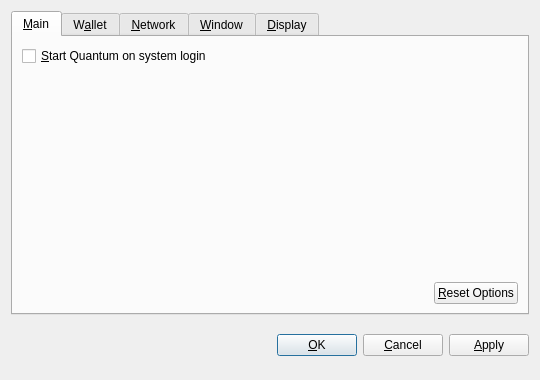
<?xml version="1.0" encoding="UTF-8"?>
<ui version="4.0">
 <class>OptionsDialog</class>
 <widget class="QDialog" name="OptionsDialog">
  <property name="geometry">
   <rect>
    <x>0</x>
    <y>0</y>
    <width>540</width>
    <height>380</height>
   </rect>
  </property>
  <property name="windowTitle">
   <string>Options</string>
  </property>
  <property name="modal">
   <bool>true</bool>
  </property>
  <layout class="QVBoxLayout" name="verticalLayout">
   <item>
    <widget class="QTabWidget" name="tabWidget">
     <property name="tabPosition">
      <enum>QTabWidget::North</enum>
     </property>
     <property name="currentIndex">
      <number>0</number>
     </property>
     <widget class="QWidget" name="tabMain">
      <attribute name="title">
       <string>&amp;Main</string>
      </attribute>
      <layout class="QVBoxLayout" name="verticalLayout_Main">
       <item>
        <widget class="QCheckBox" name="bitcoinAtStartup">
         <property name="toolTip">
          <string>Automatically start Quantum after logging in to the system.</string>
         </property>
         <property name="text">
          <string>&amp;Start Quantum on system login</string>
         </property>
        </widget>
       </item>
       <item>
        <spacer name="verticalSpacer_Main">
         <property name="orientation">
          <enum>Qt::Vertical</enum>
         </property>
         <property name="sizeHint" stdset="0">
          <size>
           <width>20</width>
           <height>40</height>
          </size>
         </property>
        </spacer>
       </item>
       <item>
        <layout class="QHBoxLayout" name="horizontalLayout_2_Main">
         <item>
          <spacer name="horizontalSpacer_2_Main">
           <property name="orientation">
            <enum>Qt::Horizontal</enum>
           </property>
           <property name="sizeHint" stdset="0">
            <size>
             <width>40</width>
             <height>20</height>
            </size>
           </property>
          </spacer>
         </item>
         <item>
          <widget class="QPushButton" name="resetButton">
           <property name="toolTip">
            <string>Reset all client options to default.</string>
           </property>
           <property name="text">
            <string>&amp;Reset Options</string>
           </property>
           <property name="autoDefault">
            <bool>false</bool>
           </property>
          </widget>
         </item>
        </layout>
       </item>
      </layout>
     </widget>
     <widget class="QWidget" name="tabWallet">
      <attribute name="title">
       <string>W&amp;allet</string>
      </attribute>
      <layout class="QVBoxLayout" name="verticalLayout_Network">
       <item>
        <widget class="QLabel" name="transactionFeeInfoLabel">
         <property name="text">
          <string>Optional transaction fee per kB that helps make sure your transactions are processed quickly. Most transactions are 1 kB.</string>
         </property>
         <property name="textFormat">
          <enum>Qt::PlainText</enum>
         </property>
         <property name="wordWrap">
          <bool>true</bool>
         </property>
        </widget>
       </item>
       <item>
        <layout class="QHBoxLayout" name="horizontalLayout_1_Main">
         <item>
          <widget class="QLabel" name="transactionFeeLabel">
           <property name="text">
            <string>Pay transaction &amp;fee</string>
           </property>
           <property name="textFormat">
            <enum>Qt::PlainText</enum>
           </property>
           <property name="buddy">
            <cstring>transactionFee</cstring>
           </property>
          </widget>
         </item>
         <item>
          <widget class="BitcoinAmountField" name="transactionFee"/>
         </item>
         <item>
          <spacer name="horizontalSpacer_1_Main">
           <property name="orientation">
            <enum>Qt::Horizontal</enum>
           </property>
           <property name="sizeHint" stdset="0">
            <size>
             <width>40</width>
             <height>20</height>
            </size>
           </property>
          </spacer>
         </item>
        </layout>
       </item>
       <item>
        <widget class="QLabel" name="label">
         <property name="text">
          <string>If you disable the spending of unconfirmed change, the change from a transaction cannot be used until that transaction has at least one confirmation. This also affects how your balance is computed.</string>
         </property>
         <property name="wordWrap">
          <bool>true</bool>
         </property>
        </widget>
       </item>
       <item>
        <widget class="QCheckBox" name="spendZeroConfChange">
         <property name="text">
          <string>Spend unconfirmed change  (experts only)</string>
         </property>
        </widget>
       </item>
       <item>
        <spacer name="verticalSpacer">
         <property name="orientation">
          <enum>Qt::Vertical</enum>
         </property>
         <property name="sizeHint" stdset="0">
          <size>
           <width>20</width>
           <height>40</height>
          </size>
         </property>
        </spacer>
       </item>
      </layout>
     </widget>
     <widget class="QWidget" name="tabNetwork">
      <attribute name="title">
       <string>&amp;Network</string>
      </attribute>
      <layout class="QVBoxLayout" name="verticalLayout_Network">
       <item>
        <widget class="QCheckBox" name="mapPortUpnp">
         <property name="toolTip">
          <string>Automatically open the Quantum client port on the router. This only works when your router supports UPnP and it is enabled.</string>
         </property>
         <property name="text">
          <string>Map port using &amp;UPnP</string>
         </property>
        </widget>
       </item>
       <item>
        <widget class="QCheckBox" name="connectSocks">
         <property name="toolTip">
          <string>Connect to the Quantum network through a SOCKS proxy (e.g. when connecting through Tor).</string>
         </property>
         <property name="text">
          <string>&amp;Connect through SOCKS proxy:</string>
         </property>
        </widget>
       </item>
       <item>
        <layout class="QHBoxLayout" name="horizontalLayout_Network">
         <item>
          <widget class="QLabel" name="proxyIpLabel">
           <property name="text">
            <string>Proxy &amp;IP:</string>
           </property>
           <property name="textFormat">
            <enum>Qt::PlainText</enum>
           </property>
           <property name="buddy">
            <cstring>proxyIp</cstring>
           </property>
          </widget>
         </item>
         <item>
          <widget class="QValidatedLineEdit" name="proxyIp">
           <property name="maximumSize">
            <size>
             <width>140</width>
             <height>16777215</height>
            </size>
           </property>
           <property name="toolTip">
            <string>IP address of the proxy (e.g. 127.0.0.1)</string>
           </property>
          </widget>
         </item>
         <item>
          <widget class="QLabel" name="proxyPortLabel">
           <property name="text">
            <string>&amp;Port:</string>
           </property>
           <property name="textFormat">
            <enum>Qt::PlainText</enum>
           </property>
           <property name="buddy">
            <cstring>proxyPort</cstring>
           </property>
          </widget>
         </item>
         <item>
          <widget class="QLineEdit" name="proxyPort">
           <property name="maximumSize">
            <size>
             <width>55</width>
             <height>16777215</height>
            </size>
           </property>
           <property name="toolTip">
            <string>Port of the proxy (e.g. 9050)</string>
           </property>
          </widget>
         </item>
         <item>
          <widget class="QLabel" name="socksVersionLabel">
           <property name="text">
            <string>SOCKS &amp;Version:</string>
           </property>
           <property name="textFormat">
            <enum>Qt::PlainText</enum>
           </property>
           <property name="buddy">
            <cstring>socksVersion</cstring>
           </property>
          </widget>
         </item>
         <item>
          <widget class="QValueComboBox" name="socksVersion">
           <property name="toolTip">
            <string>SOCKS version of the proxy (e.g. 5)</string>
           </property>
          </widget>
         </item>
         <item>
          <spacer name="horizontalSpacer_Network">
           <property name="orientation">
            <enum>Qt::Horizontal</enum>
           </property>
           <property name="sizeHint" stdset="0">
            <size>
             <width>40</width>
             <height>20</height>
            </size>
           </property>
          </spacer>
         </item>
        </layout>
       </item>
       <item>
        <spacer name="verticalSpacer_Network">
         <property name="orientation">
          <enum>Qt::Vertical</enum>
         </property>
         <property name="sizeHint" stdset="0">
          <size>
           <width>20</width>
           <height>40</height>
          </size>
         </property>
        </spacer>
       </item>
      </layout>
     </widget>
     <widget class="QWidget" name="tabWindow">
      <attribute name="title">
       <string>&amp;Window</string>
      </attribute>
      <layout class="QVBoxLayout" name="verticalLayout_Window">
       <item>
        <widget class="QCheckBox" name="minimizeToTray">
         <property name="toolTip">
          <string>Show only a tray icon after minimizing the window.</string>
         </property>
         <property name="text">
          <string>&amp;Minimize to the tray instead of the taskbar</string>
         </property>
        </widget>
       </item>
       <item>
        <widget class="QCheckBox" name="minimizeOnClose">
         <property name="toolTip">
          <string>Minimize instead of exit the application when the window is closed. When this option is enabled, the application will be closed only after selecting Quit in the menu.</string>
         </property>
         <property name="text">
          <string>M&amp;inimize on close</string>
         </property>
        </widget>
       </item>
       <item>
        <spacer name="verticalSpacer_Window">
         <property name="orientation">
          <enum>Qt::Vertical</enum>
         </property>
         <property name="sizeHint" stdset="0">
          <size>
           <width>20</width>
           <height>40</height>
          </size>
         </property>
        </spacer>
       </item>
      </layout>
     </widget>
     <widget class="QWidget" name="tabDisplay">
      <attribute name="title">
       <string>&amp;Display</string>
      </attribute>
      <layout class="QVBoxLayout" name="verticalLayout_Display">
       <item>
        <layout class="QHBoxLayout" name="horizontalLayout_1_Display">
         <item>
          <widget class="QLabel" name="langLabel">
           <property name="text">
            <string>User Interface &amp;language:</string>
           </property>
           <property name="textFormat">
            <enum>Qt::PlainText</enum>
           </property>
           <property name="buddy">
            <cstring>lang</cstring>
           </property>
          </widget>
         </item>
         <item>
          <widget class="QValueComboBox" name="lang">
           <property name="toolTip">
            <string>The user interface language can be set here. This setting will take effect after restarting Quantum.</string>
           </property>
          </widget>
         </item>
        </layout>
       </item>
       <item>
        <layout class="QHBoxLayout" name="horizontalLayout_2_Display">
         <item>
          <widget class="QLabel" name="unitLabel">
           <property name="text">
            <string>&amp;Unit to show amounts in:</string>
           </property>
           <property name="textFormat">
            <enum>Qt::PlainText</enum>
           </property>
           <property name="buddy">
            <cstring>unit</cstring>
           </property>
          </widget>
         </item>
         <item>
          <widget class="QValueComboBox" name="unit">
           <property name="toolTip">
            <string>Choose the default subdivision unit to show in the interface and when sending coins.</string>
           </property>
          </widget>
         </item>
        </layout>
       </item>
       <item>
        <widget class="QCheckBox" name="displayAddresses">
         <property name="toolTip">
          <string>Whether to show Quantum addresses in the transaction list or not.</string>
         </property>
         <property name="text">
          <string>&amp;Display addresses in transaction list</string>
         </property>
        </widget>
       </item>
       <item>
        <widget class="QCheckBox" name="coinControlFeatures">
         <property name="toolTip">
          <string>Whether to show coin control features or not.</string>
         </property>
         <property name="text">
          <string>Display coin &amp;control features (experts only!)</string>
         </property>
        </widget>
       </item>
       <item>
        <spacer name="verticalSpacer_Display">
         <property name="orientation">
          <enum>Qt::Vertical</enum>
         </property>
         <property name="sizeHint" stdset="0">
          <size>
           <width>20</width>
           <height>40</height>
          </size>
         </property>
        </spacer>
       </item>
      </layout>
     </widget>
    </widget>
   </item>
   <item>
    <layout class="QHBoxLayout" name="horizontalLayout_Buttons">
     <item>
      <spacer name="horizontalSpacer_1">
       <property name="orientation">
        <enum>Qt::Horizontal</enum>
       </property>
       <property name="sizeHint" stdset="0">
        <size>
         <width>40</width>
         <height>48</height>
        </size>
       </property>
      </spacer>
     </item>
     <item>
      <widget class="QLabel" name="statusLabel">
       <property name="font">
        <font>
         <weight>75</weight>
         <bold>true</bold>
        </font>
       </property>
       <property name="text">
        <string/>
       </property>
       <property name="textFormat">
        <enum>Qt::PlainText</enum>
       </property>
       <property name="wordWrap">
        <bool>true</bool>
       </property>
      </widget>
     </item>
     <item>
      <spacer name="horizontalSpacer_2">
       <property name="orientation">
        <enum>Qt::Horizontal</enum>
       </property>
       <property name="sizeHint" stdset="0">
        <size>
         <width>40</width>
         <height>48</height>
        </size>
       </property>
      </spacer>
     </item>
     <item>
      <widget class="QPushButton" name="okButton">
       <property name="text">
        <string>&amp;OK</string>
       </property>
      </widget>
     </item>
     <item>
      <widget class="QPushButton" name="cancelButton">
       <property name="text">
        <string>&amp;Cancel</string>
       </property>
       <property name="autoDefault">
        <bool>false</bool>
       </property>
      </widget>
     </item>
     <item>
      <widget class="QPushButton" name="applyButton">
       <property name="text">
        <string>&amp;Apply</string>
       </property>
       <property name="autoDefault">
        <bool>false</bool>
       </property>
      </widget>
     </item>
    </layout>
   </item>
  </layout>
 </widget>
 <customwidgets>
  <customwidget>
   <class>BitcoinAmountField</class>
   <extends>QSpinBox</extends>
   <header>bitcoinamountfield.h</header>
  </customwidget>
  <customwidget>
   <class>QValueComboBox</class>
   <extends>QComboBox</extends>
   <header>qvaluecombobox.h</header>
  </customwidget>
  <customwidget>
   <class>QValidatedLineEdit</class>
   <extends>QLineEdit</extends>
   <header>qvalidatedlineedit.h</header>
  </customwidget>
 </customwidgets>
 <resources/>
 <connections/>
</ui>
